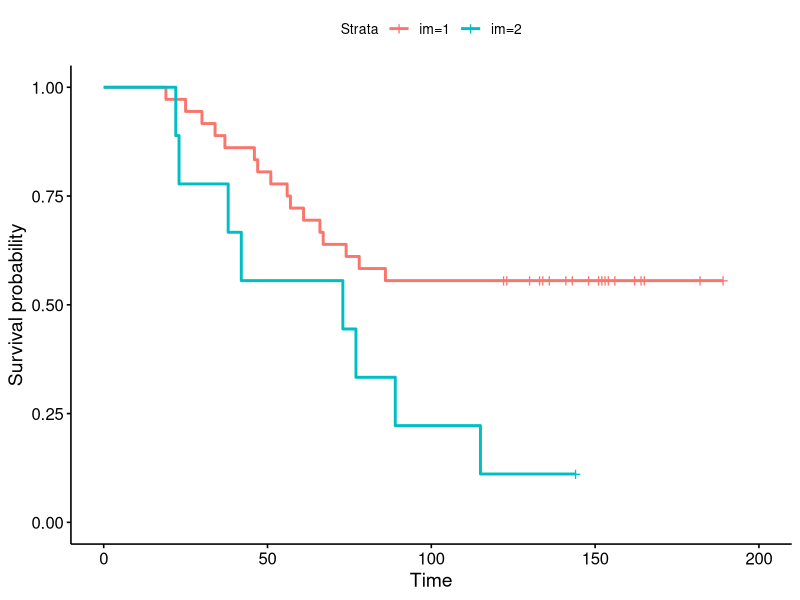
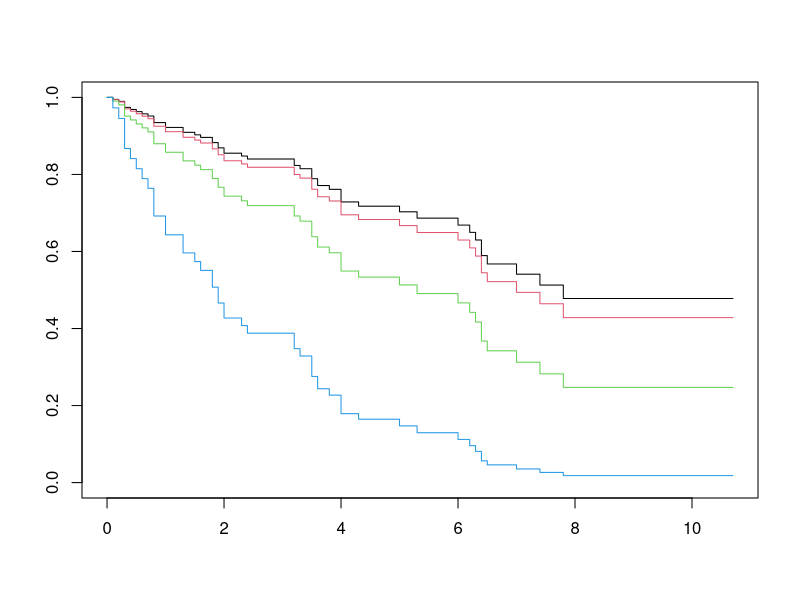

The R script that drew these images, in order:
## ---- chunk 1
library(tidyverse)
## ---- chunk 2

library(survival)

library(survMisc)

library(KMsurv)

data("btrial")

head(btrial)

summary(btrial)

## ---- chunk 3

library(tidyverse)

btrial <- btrial %>% mutate(im=factor(im))

contrasts(btrial$im)

## ---- chunk 4

library(survminer)

KM_8_1 <- survfit(Surv(time,death)~im,data = btrial)

ggsurvplot(KM_8_1)

## ---- chunk 5

modelo_8_1 <- coxph(Surv(time,death)~im,data = btrial)

summary(modelo_8_1)

## ---- chunk 6

data("larynx")

summary(larynx)

## ---- chunk 7

larynx <- larynx %>% mutate(stage_n = stage) %>%

  mutate(stage=factor(stage))

contrasts(larynx$stage)

## ---- chunk 8

modelo_8_2 <- coxph(Surv(time,delta)~stage,data=larynx,ties = 'breslow')

summary(modelo_8_2)

## ---- chunk 9

1.844/1.068

## ---- chunk 10

modelo_8_2_trend <- coxph(Surv(time,delta)~stage_n,data=larynx,ties = 'breslow')

summary(modelo_8_2_trend)

## ---- chunk 11

modelo_8_2_age <- update(modelo_8_2,formula. = .~.+age)

summary(modelo_8_2_age)

## ---- chunk 12

exp(10*modelo_8_2_age$coefficients[4])

## ---- chunk 13

modelo_8_2_solo_age <- coxph(Surv(time,delta)~age,data=larynx,ties = 'breslow')

anova(modelo_8_2_age,modelo_8_2_solo_age)

## ---- chunk 14

Ib_inv <- modelo_8_2_age$var

X2w <- t(modelo_8_2_age$coefficients[1:3])%*%

  solve(Ib_inv[1:3,1:3])%*%

  modelo_8_2_age$coefficients[1:3]

pchisq(X2w,df = 3,lower.tail = F)

## ---- chunk 15

summary(modelo_8_2_age)

## ---- chunk 16

betas <- coefficients(modelo_8_2_age)

Cmat <- matrix(c(1,-1,0,0,0,1,-1,0),nrow = 2,byrow = T)

X_C2 <- t(Cmat%*%betas)%*%solve(Cmat%*%Ib_inv%*%t(Cmat))%*%Cmat%*%betas

pchisq(X_C2,df = 2,lower.tail = F)

## ---- chunk 17

modelo_8_2_age_stage <- update(modelo_8_2_age,formula. = .~.+stage:age)

summary(modelo_8_2_age_stage)

## ---- chunk 18

anova(modelo_8_2_age,modelo_8_2_age_stage)

## ---- chunk 19

individuo <- data.frame(age=rep(60,4),stage=factor(1:4))

S_8_2_age <- survfit(modelo_8_2_age,newdata = individuo)

plot(S_8_2_age,col=1:4)

## ---- chunk 20

data("kidtran")

summary(kidtran)

kidtran <- kidtran %>% mutate(gender=factor(gender),race=factor(race))

## ---- chunk 21

modelo_8_3 <- coxph(Surv(time,delta)~gender*race,data = kidtran)

summary(modelo_8_3)

## ---- chunk 22

modelo_8_3_sInt <- update(modelo_8_3,formula. = .~.-gender:race)

summary(modelo_8_3_sInt)

## ---- chunk 23

anova(modelo_8_3_sInt,modelo_8_3)

## ---- chunk 24

muestraBM <- kidtran %>% filter(gender==1,race==2)

model_c_BM <- coxph(Surv(time,delta)~age,data = muestraBM)

summary(model_c_BM)

Contal_BM <- cutp(model_c_BM)

Contal_BM$age[1,]

## ---- chunk 25

muestraWM <- kidtran %>% filter(gender==1,race==1)

model_c_WM <- coxph(Surv(time,delta)~age,data = muestraWM)

summary(model_c_WM)

Contal_WM <- cutp(model_c_WM)

Contal_WM$age[1,]

## ---- chunk 26

library(survival)

library(survMisc)

library(KMsurv)

library(tidyverse)

data(bmt)

## ---- chunk 27

bmt <- bmt %>% mutate(group=factor(group))

modelo1 <- coxph(Surv(time=t2, event=d3) ~ group, data=bmt)

summary(modelo1)

## ---- chunk 28

bmt <- bmt %>% mutate(waiting=z7,FAB=factor(z8),

                      MTX=factor(z10),SXPa=factor(z3),

                      SXDo=factor(z4),CMVPa=factor(z5),                      CMVDo=factor(z6),AgePa=z1-28,AgeDo=z2-28)

bmt_2 <- bmt %>% select(t2,d3,group,waiting,FAB,MTX,SXPa,SXDo,

                       CMVPa,CMVDo,AgePa,AgeDo,ta,tc,tp)

## ---- chunk 29

modelo1_1 <- update(modelo1,formula. = .~.+waiting)

anova(modelo1,modelo1_1)

modelo1_2 <- update(modelo1,formula. = .~.+FAB)

anova(modelo1,modelo1_2)

modelo1_3 <- update(modelo1,formula. = .~.+MTX)

anova(modelo1,modelo1_3)

modelo1_4 <- update(modelo1,formula. = .~.+SXPa*SXDo)

anova(modelo1,modelo1_4)

modelo1_5 <- update(modelo1,formula. = .~.+CMVPa*CMVDo)

anova(modelo1,modelo1_5)

modelo1_6 <- update(modelo1,formula. = .~.+AgePa*AgeDo)

anova(modelo1,modelo1_6)

## ---- chunk 30

modelo1_2_1 <- update(modelo1_2,formula. = .~.+waiting)

anova(modelo1_2,modelo1_2_1)

modelo1_2_2 <- update(modelo1_2,formula. = .~.+MTX)

anova(modelo1_2,modelo1_2_2)

modelo1_2_3 <- update(modelo1_2,formula. = .~.+SXPa*SXDo)

anova(modelo1_2,modelo1_2_3)

modelo1_2_4 <- update(modelo1_2,formula. = .~.+CMVPa*CMVDo)

anova(modelo1_2,modelo1_2_4)

modelo1_2_5 <- update(modelo1_2,formula. = .~.+AgePa*AgeDo)

anova(modelo1_2,modelo1_2_5)

## ---- chunk 31

modelo1_2_5_1 <- update(modelo1_2_5,formula. = .~.+waiting)

anova(modelo1_2_5,modelo1_2_5_1)

modelo1_2_5_2 <- update(modelo1_2_5,formula. = .~.+MTX)

anova(modelo1_2_5,modelo1_2_5_2)

modelo1_2_5_3 <- update(modelo1_2_5,formula. = .~.+SXPa*SXDo)

anova(modelo1_2_5,modelo1_2_5_3)

modelo1_2_5_4 <- update(modelo1_2_5,formula. = .~.+CMVPa*CMVDo)

anova(modelo1_2_5,modelo1_2_5_4)

## ---- chunk 32

summary(modelo1_2_5)

## ---- chunk 33

bmt_2 <- bmt_2 %>% mutate(id=1:n())

newbmt_2 <- tmerge(data1 = bmt_2,data2 = bmt_2,id = id,tstop = t2)

newbmt_2 <- tmerge(data1 = newbmt_2,data2 = bmt_2,id = id,ZA=tdc(ta))

## ---- chunk 34

newbmt_2 <- tmerge(data1 = newbmt_2,data2 = bmt_2,id = id,ZP=tdc(tp))

newbmt_2 <- tmerge(data1 = newbmt_2,data2 = bmt_2,id = id,ZC=tdc(tc),muerte=event(t2,d3))

## ---- chunk 35

head(newbmt_2,10)

## ---- chunk 36

modelo2 <- coxph(Surv(time = tstart,time2 = tstop,event = muerte)~group+ZA,data = newbmt_2)

modelo1 <- update(modelo2,formula. = .~.-ZA)

anova(modelo1,modelo2)

## ---- chunk 37

modelo3 <- coxph(Surv(time = tstart,time2 = tstop,event = muerte)~group+ZC,data = newbmt_2)

anova(modelo1,modelo3)

modelo4 <- coxph(Surv(time = tstart,time2 = tstop,event = muerte)~group+ZP,data = newbmt_2)

anova(modelo1,modelo4)

## ---- chunk 38

modeloc1 <- coxph(formula = Surv(time = tstart,time2 = tstop,event = muerte) ~ group + FAB + AgePa*AgeDo, data = newbmt_2)

modeloc2 <- update(modeloc1,formula. = .~.+ZP)

anova(modeloc1,modeloc2)

## ---- chunk 39

modeloc2_1 <- update(modeloc2,formula. = .~.+ZP:group)

anova(modeloc2_1,modeloc2)

modeloc2_2 <- update(modeloc2,formula. = .~.+ZP:FAB)

anova(modeloc2_2,modeloc2)

modeloc2_3 <- update(modeloc2,formula. = .~.+ZP*AgePa*AgeDo)

anova(modeloc2_3,modeloc2)

## ---- chunk 40

modeloc2_1_1 <- update(modeloc2_1,formula. = .~.+ZP:FAB)

anova(modeloc2_1_1,modeloc2_1)

modeloc2_1_2 <- update(modeloc2_1,formula. = .~.+ZP*AgePa*AgeDo)

anova(modeloc2_1_2,modeloc2_1)

## ---- chunk 41

modeloc2_1_2_1 <- update(modeloc2_1_2,formula. = .~.+ZP:FAB)

anova(modeloc2_1_2_1,modeloc2_1_2)

## ---- chunk 42

summary(modeloc2_1_2_1)

## ---- chunk 43

modelou1 <- coxph(Surv(time=t2, event=d3) ~ group+waiting+FAB+MTX+CMVPa+CMVDo+AgePa+AgeDo, data=bmt_2)

resu1 <- cox.zph(modelou1)

resu1$table

## ---- chunk 44

modelou2_1 <- coxph(Surv(time=t2, event=d3) ~ waiting+tt(waiting), data=bmt_2,tt=function(x,t, ...) x*log(t))

summary(modelou2_1)

bmt_3 <- bmt %>% mutate(MTX2=as.numeric(MTX)-1)

modelou2_2 <- coxph(Surv(time=t2, event=d3) ~ MTX2+tt(MTX2), data=bmt_3,tt=function(x,t, ...) x*log(t))

summary(modelou2_2)

## ---- chunk 45

modeloc2_est <- update(modeloc2,formula. = .~.+strata(MTX))

summary(modeloc2_est)

## ---- chunk 46

modeloc2_est_1 <- update(modeloc2,data=subset(newbmt_2,subset = MTX==1))

coefficients(modeloc2_est_1)

modeloc2_est_2 <- update(modeloc2,data=subset(newbmt_2,subset = MTX==0))

coefficients(modeloc2_est_2)

## ---- chunk 47

newbmt_2_ZP <- newbmt_2 %>% filter(ZP==1)

modeloc2_est_trunc <- update(modeloc2_est,formula. = .~.-ZP,data=newbmt_2_ZP)

summary(modeloc2_est_trunc)

